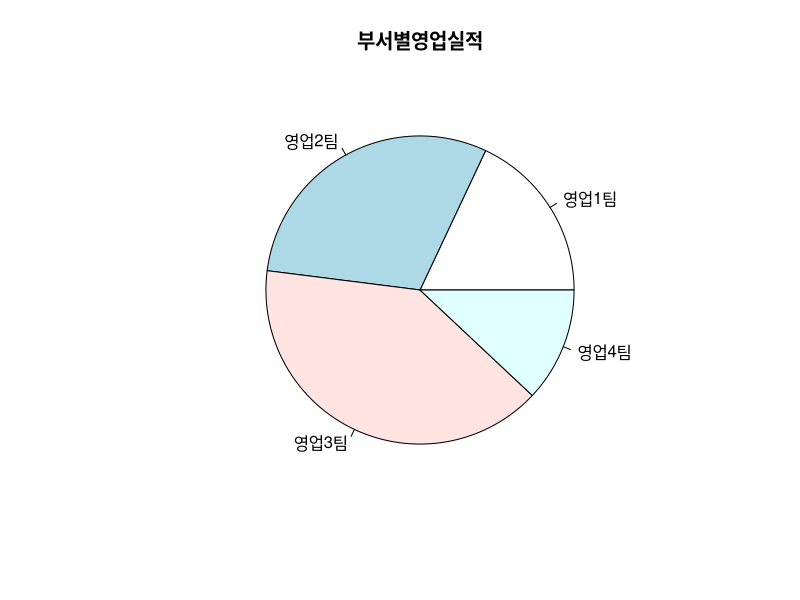
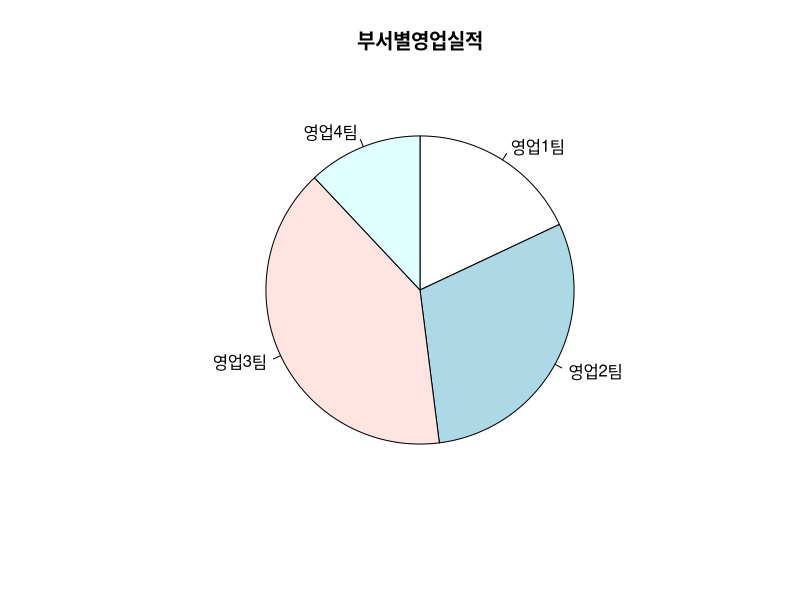
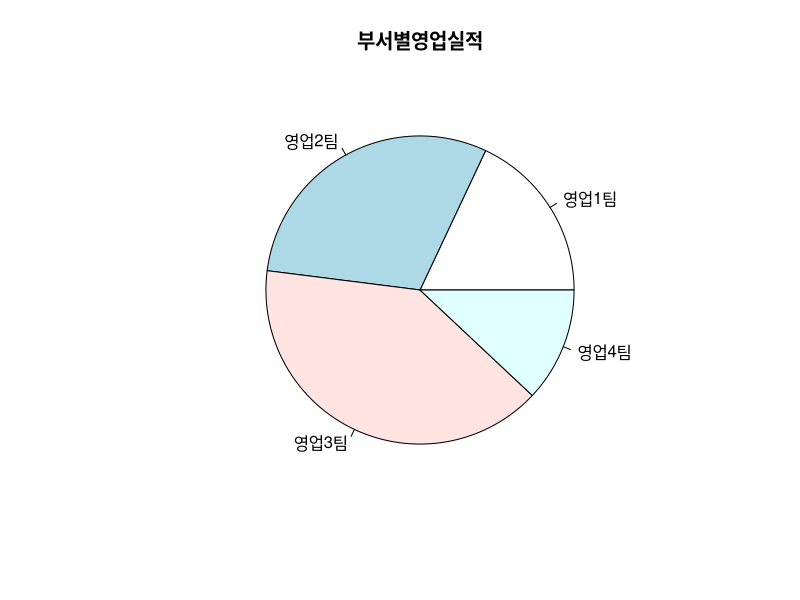
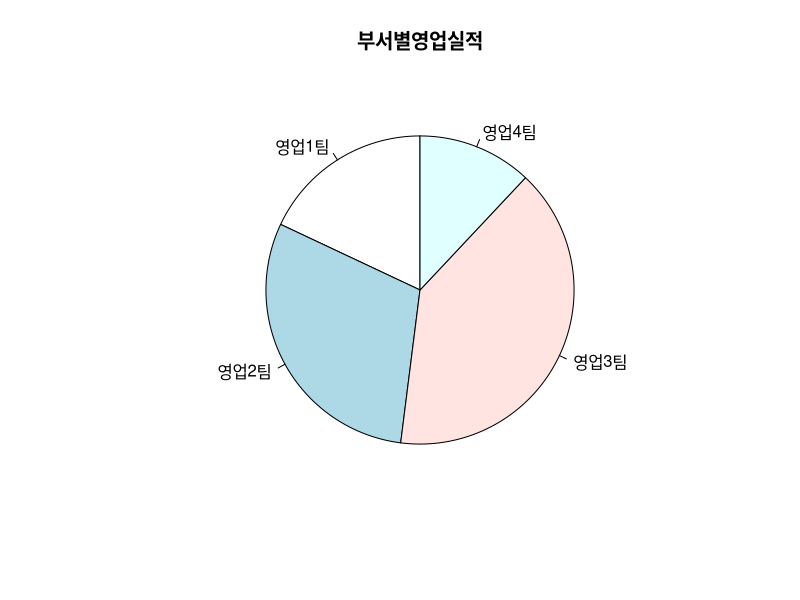
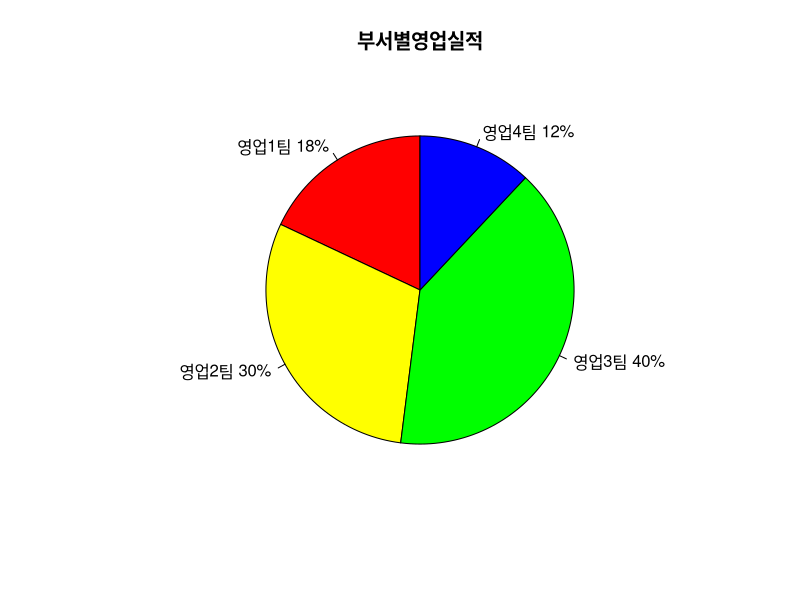
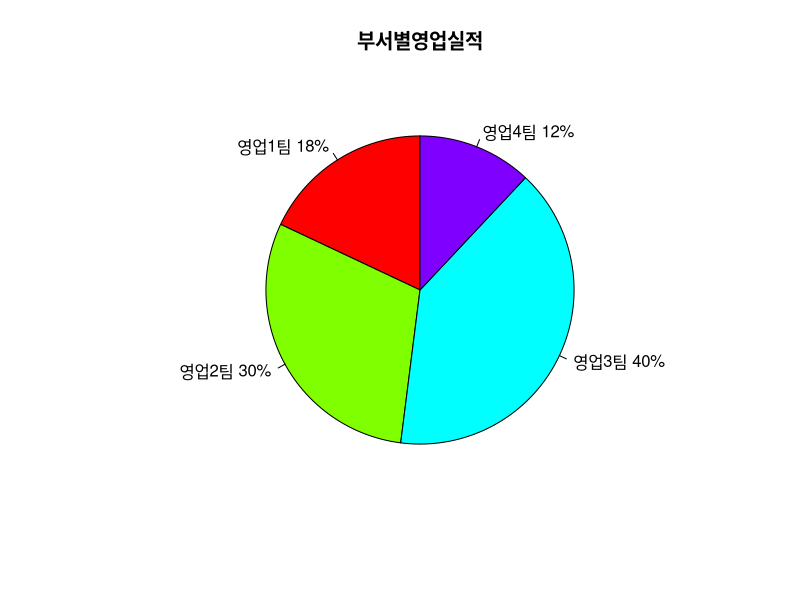
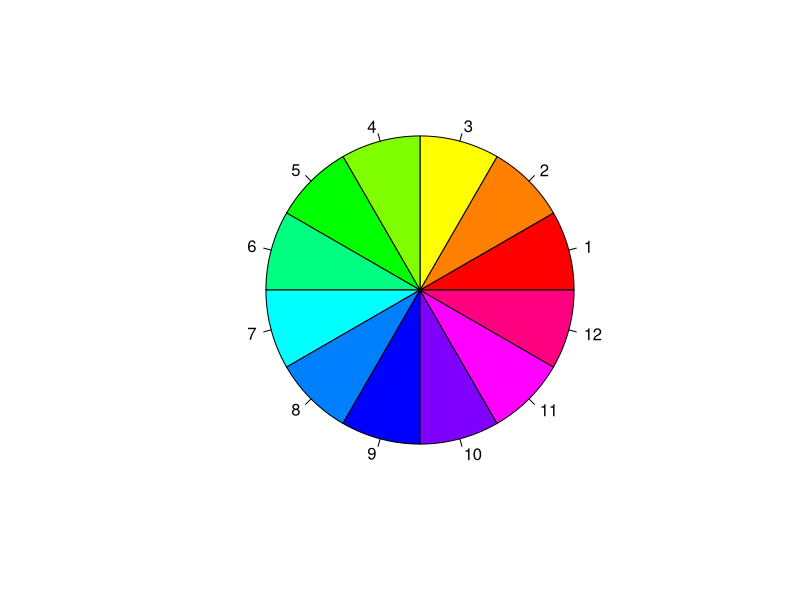
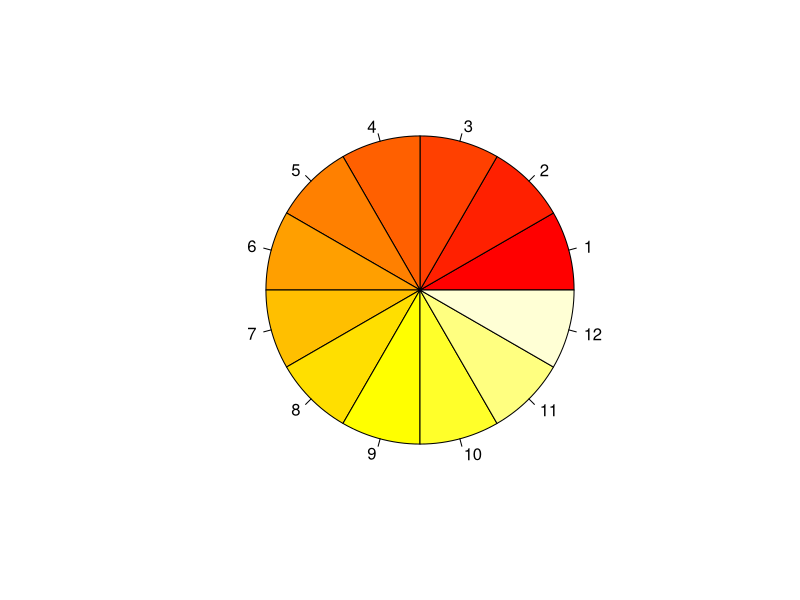

The R source for these figures, in order:
# 파일명 : polt2.R
# 1. 파이차트(원형 그래프) ####
x <- c(9, 15, 20, 6)
label <- c("영업1팀","영업2팀","영업3팀","영업4팀")
pie(x, labels = label, main = "부서별영업실적")
pie(x, labels = label, main = "부서별영업실적",
    clockwise = TRUE)
pie(x, labels = label, main = "부서별영업실적")
pie(x, labels = label, main = "부서별영업실적",
    init.angle = 90)
? pie()
pct <- round(x/sum(x)*100)
label <- paste(label, pct)
label <- paste(label, "%", sep = "")
pie(x, labels = label, main = "부서별영업실적",
    init.angle = 90,
    col = c("red","yellow","green","blue"))
pie(x, labels = label, main = "부서별영업실적",
    init.angle = 90,
    col = rainbow(length(x)))
pie(rep(1,12), labels = seq(1,12), col = rainbow(12)) # 무지개색
pie(rep(1,12), labels = seq(1,12), col = heat.colors(12)) # 적색과 황색 
pie(rep(1,12), labels = seq(1,12), col = terrain.colors(12)) # 지형 색
pie(rep(1,12), labels = seq(1,12), col = topo.colors(12)) #  청색계열 색
pie(rep(1,12), labels = seq(1,12), col = cm.colors(12)) # 핑크블루 색
# 3D 파이 ####
install.packages("plotrix")
library(plotrix)
pie3D(x, labels = label, explode = 0.1, labelcex = 0.8,
      main = "부서별 영엽 실적")
# RGB 변환 사이트 ####
# https://www.rapidtables.com/convert/color/index.html
colors()    # R기본 색상명 : 657가지 색 지원

# 2. 바 차트(스택형/그룹형) ####
h1 <- c(4,18,5,8)     # 2017년 실적
h2 <- c(9,15,20,6)    # 2018년 실적
h <- rbind(h1, h2)
h
legend_lbl <- c("2017년", "2018년")             # 범례 라벨
name <- c("영업1팀","영업2팀","영업3팀","영업4팀") # 그룹명 
barplot(h, main = "부서별 영업 실적",
        names.arg = name,
        xlab = "부서", ylab = "영업 실적(억원)",
        legend.text = legend_lbl,
        ylim = c(0, 35),
        col = c("darkblue", "red"),
        args.legend = list(x = 'top'))
barplot(h, main = "부서별 영업 실적",
        names.arg = name,
        xlab = "부서", ylab = "영업 실적(억원)",
        legend.text = legend_lbl,
        ylim = c(0, 35),
        col = c("darkblue", "red"),
        args.legend = list(x = 'bottomright'))       
barplot(h, main = "부서별 영업 실적",
        names.arg = name,
        xlab = "부서", ylab = "영업 실적(억원)",
        legend.text = legend_lbl,
        ylim = c(0, 35),
        col = c("darkblue", "red"),
        args.legend = list(x = 'bottomright'),
        beside = TRUE)

# 3. 일반 X-Y 플로팅 ####
women
weight <- women$weight
height <- women$height
plot(weight)
plot(height)
plot(height, weight, xlab = "키", ylab = "몸무게")
plot(height, weight, xlab = "키", ylab = "몸무게", 
     type = "p") # 점
plot(height, weight, xlab = "키", ylab = "몸무게", 
     type = "l") # 선
plot(height, weight, xlab = "키", ylab = "몸무게", 
     type = "b") # 점과 선
plot(height, weight, xlab = "키", ylab = "몸무게", 
     type = "c")
plot(height, weight, xlab = "키", ylab = "몸무게", 
     type = "o")
plot(height, weight, xlab = "키", ylab = "몸무게", 
     type = "h")
# type : "p","l","b","c","o","h","s","S","n"
plot(height, weight, xlab = "키", ylab = "몸무게",
     pch = 23, col = "blue", bg = "yellow",
     cex = 1.5)

# 4. 히스토그램 ####
quakes         # 지진의 강도 데이터 세트
colnames(quakes)
mag <- quakes$mag
mag            # 지진의 강도 

barplot(mag, main = "지진 발생 강도의 분포", 
        xlab = "지진 강도", ylab = "발생 건수")
hist(mag, main = "지진 발생 강도의 분포", 
     xlab = "지진 강도", ylab = "발생 건수")
colors <- c("red","orange", "yellow","green","blue","navy","violet")
hist(mag, main = "지진 발생 강도의 분포", 
     xlab = "지진 강도", ylab = "발생 건수",
     col = colors, breaks = seq(4.0, 6.5, by = 0.5))
hist(mag, main = "지진 발생 강도의 분포", 
     xlab = "지진 강도", ylab = "발생 건수",
     col = colors, breaks = seq(4.0, 6.5, by = 0.5),
     freq = FALSE) # T(빈도수), F(확률밀도)

# 6. 박스플롯 
mag <- quakes$mag
summary(mag)
quantile(mag, c(0.25, 0.5, 0.75))
boxplot(mag, main = "지진 발생 강도의 분포",
        xlab = "지진", ylab = "발생 건수",
        col = "red")
